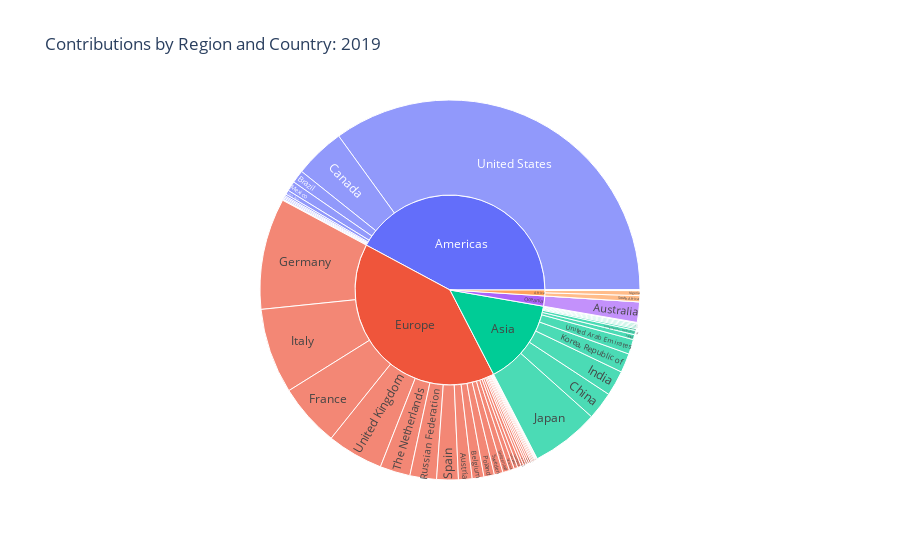

Source (notebook cell):
### Markdown cell above
Indeed, if we look at 2019, when the IAC took place in Washington D.C., the Americas are the main engager:

### Code cell
graph_compare_region_country("2019")

### Figure 1 — Plotly figure (JSON) as saved in the notebook; plotly's stock layout.template omitted (floating-point values rounded to 4 significant figures)
{"data": [{"branchvalues": "total", "domain": {"x": [0, 1], "y": [0, 1]}, "hovertemplate": "labels=%{label}<br>2019=%{value}<br>parent=%{parent}<br>id=%{id}<extra></extra>", "ids": ["Oceania/Australia", "Europe/Austria", "Asia/Bangladesh", "Europe/Belarus", "Europe/Belgium", "Americas/Bolivia", "Americas/Brazil", "Americas/Canada", "Americas/Chile", "Asia/China", "Americas/Colombia", "Americas/Costa Rica", "Europe/Cyprus", "Europe/Czech Republic", "Europe/Denmark", "Americas/Ecuador", "Europe/Estonia", "Africa/Ethiopia", "Europe/Finland", "Europe/France", "Europe/Germany", "Africa/Ghana", "Europe/Greece", "Asia/Hong Kong", "Europe/Hungary", "Asia/India", "Asia/Indonesia", "Asia/Iran", "Europe/Ireland", "Asia/Israel", "Europe/Italy", "Asia/Japan", "Asia/Korea, Democratic People's Republic of", "Asia/Korea, Republic of", "Asia/Kuwait", "Africa/La Reunion", "Europe/Lithuania", "Europe/Luxembourg", "Asia/Malaysia", "Europe/Malta", "Americas/Mexico", "Asia/Nepal", "Americas/Netherlands Antilles", "Oceania/New Zealand", "Africa/Nigeria", "Europe/Norway", "Asia/Pakistan", "Americas/Paraguay", "Americas/Peru", "Europe/Poland", "Europe/Portugal", "Europe/Romania", "Europe/Russian Federation", "Asia/Singapore, Republic of", "Europe/Slovak Republic", "Europe/Slovenia", "Africa/South Africa", "Europe/Spain", "Africa/Sudan", "Europe/Sweden", "Europe/Switzerland", "Asia/Taiwan, China", "Asia/Thailand", "Europe/The Netherlands", "Asia/The Philippines", "Asia/Turkey", "Europe/Ukraine", "Asia/United Arab Emirates", "Europe/United Kingdom", "Americas/United States", "Africa", "Americas", "Asia", "Europe", "Oceania"], "labels": ["Australia", "Austria", "Bangladesh", "Belarus", "Belgium", "Bolivia", "Brazil", "Canada", "Chile", "China", "Colombia", "Costa Rica", "Cyprus", "Czech Republic", "Denmark", "Ecuador", "Estonia", "Ethiopia", "Finland", "France", "Germany", "Ghana", "Greece", "Hong Kong", "Hungary", "India", "Indonesia", "Iran", "Ireland", "Israel", "Italy", "Japan", "Korea, Democratic People's Republic of", "Korea, Republic of", "Kuwait", "La Reunion", "Lithuania", "Luxembourg", "Malaysia", "Malta", "Mexico", "Nepal", "Netherlands Antilles", "New Zealand", "Nigeria", "Norway", "Pakistan", "Paraguay", "Peru", "Poland", "Portugal", "Romania", "Russian Federation", "Singapore, Republic of", "Slovak Republic", "Slovenia", "South Africa", "Spain", "Sudan", "Sweden", "Switzerland", "Taiwan, China", "Thailand", "The Netherlands", "The Philippines", "Turkey", "Ukraine", "United Arab Emirates", "United Kingdom", "United States", "Africa", "Americas", "Asia", "Europe", "Oceania"], "name": "", "parents": ["Oceania", "Europe", "Asia", "Europe", "Europe", "Americas", "Americas", "Americas", "Americas", "Asia", "Americas", "Americas", "Europe", "Europe", "Europe", "Americas", "Europe", "Africa", "Europe", "Europe", "Europe", "Africa", "Europe", "Asia", "Europe", "Asia", "Asia", "Asia", "Europe", "Asia", "Europe", "Asia", "Asia", "Asia", "Asia", "Africa", "Europe", "Europe", "Asia", "Europe", "Americas", "Asia", "Americas", "Oceania", "Africa", "Europe", "Asia", "Americas", "Americas", "Europe", "Europe", "Europe", "Europe", "Asia", "Europe", "Europe", "Africa", "Europe", "Africa", "Europe", "Europe", "Asia", "Asia", "Europe", "Asia", "Asia", "Europe", "Asia", "Europe", "Americas", "", "", "", "", ""], "type": "sunburst", "values": [33, 22, 0, 0, 19, 0, 21, 82, 1, 45, 2, 7, 2, 6, 2, 2, 1, 1, 4, 102, 180, 0, 2, 0, 3, 41, 3, 1, 3, 8, 138, 110, 0, 31, 2, 0, 1, 6, 0, 0, 16, 0, 1, 0, 8, 4, 1, 2, 3, 17, 1, 3, 43, 7, 1, 1, 10, 35, 0, 14, 11, 2, 2, 49, 0, 2, 8, 24, 91, 665, 19, 802, 279, 769, 33]}], "layout": {"legend": {"tracegroupgap": 0}, "title": {"text": "Contributions by Region and Country: 2019"}}}
